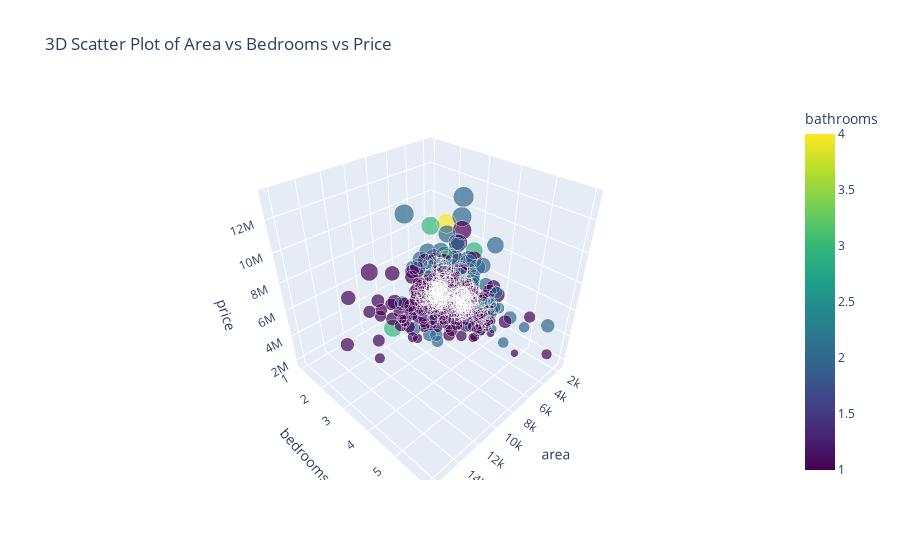

Notebook code cell kept with this figure:
### Code cell
# 3D Scatter plot of area, bedrooms vs price
fig = px.scatter_3d(df1, x='area', y='bedrooms', z='price',
                     color='bathrooms',
                     color_continuous_scale='Viridis',
                     size='price',
                     title='3D Scatter Plot of Area vs Bedrooms vs Price')
fig.show()

### Figure 1 — Plotly figure (JSON) as saved in the notebook; plotly's stock layout.template omitted (floating-point values rounded to 4 significant figures; data arrays with more than 128 entries replaced by an {"elided": "..."} marker saying what was removed)
{"data": [{"hovertemplate": "area=%{x}<br>bedrooms=%{y}<br>price=%{marker.size}<br>bathrooms=%{marker.color}<extra></extra>", "legendgroup": "", "marker": {"color": {"elided": "545 int values"}, "coloraxis": "coloraxis", "size": {"elided": "545 int values"}, "sizemode": "area", "sizeref": 33250, "symbol": "circle"}, "mode": "markers", "name": "", "scene": "scene", "showlegend": false, "type": "scatter3d", "x": {"elided": "545 int values"}, "y": {"elided": "545 int values"}, "z": {"elided": "545 int values"}}], "layout": {"coloraxis": {"colorbar": {"title": {"text": "bathrooms"}}, "colorscale": [[0, "#440154"], [0.1111, "#482878"], [0.2222, "#3e4989"], [0.3333, "#31688e"], [0.4444, "#26828e"], [0.5556, "#1f9e89"], [0.6667, "#35b779"], [0.7778, "#6ece58"], [0.8889, "#b5de2b"], [1, "#fde725"]]}, "legend": {"itemsizing": "constant", "tracegroupgap": 0}, "scene": {"domain": {"x": [0, 1], "y": [0, 1]}, "xaxis": {"title": {"text": "area"}}, "yaxis": {"title": {"text": "bedrooms"}}, "zaxis": {"title": {"text": "price"}}}, "title": {"text": "3D Scatter Plot of Area vs Bedrooms vs Price"}}}
